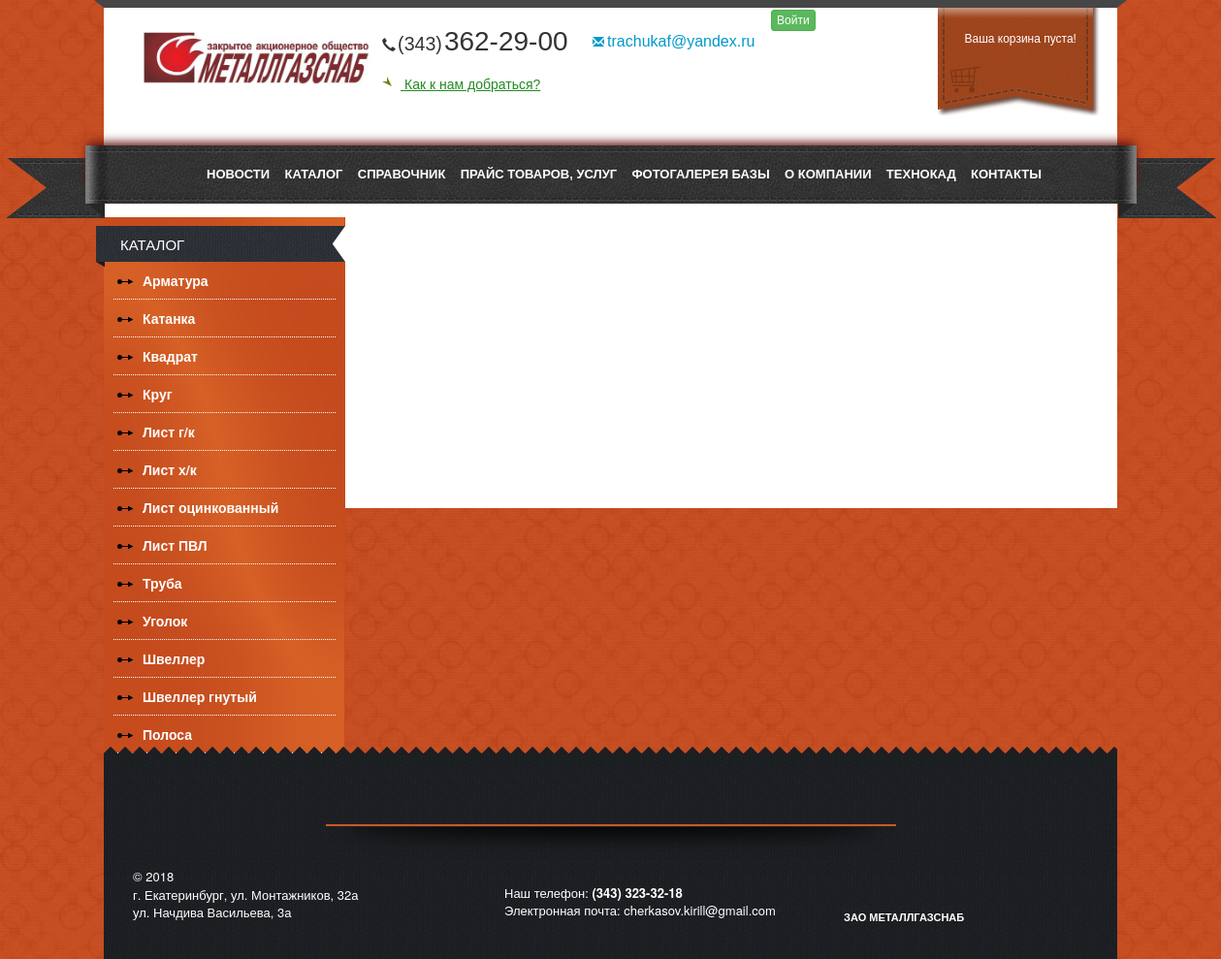
The page / on the database its author committed.
### mainapp/models.py (models this page shows, shortened)
class TopMenu(models.Model):
    name = models.CharField(max_length=32, verbose_name="Наименовение")
    slug = models.SlugField(unique=True, verbose_name="Ссылка")
    visible = models.BooleanField(default=True, verbose_name="Видимость")
    desc = HTMLField(blank=True, null=True, verbose_name="Наполнение")
    image = models.ImageField(blank=True, null=True, verbose_name="Изображение")
    system = models.BooleanField(default=False, verbose_name="Системное")

class Organization(models.Model):
    logo = models.ImageField(upload_to='logo')
    phone = models.CharField(max_length=64, blank=True, null=True)
    phone_prefix = models.CharField(max_length=10, blank=True, null=True)
    email = models.CharField(max_length=256, blank=True, null=True)
    contact_text = models.CharField(max_length=128, blank=True, null=True)
    footer_email = models.EmailField(blank=True, null=True)
    footer_desc = models.TextField(blank=True, null=True)
    footer_phone = models.CharField(max_length=64, blank=True, null=True)
    name = models.CharField(max_length=64, blank=True, null=True)

class Category(models.Model):
    name = models.CharField(max_length=128, unique=True, verbose_name="Наименование")
    desc = HTMLField(blank=True, null=True, verbose_name="Описание")
    image = models.ImageField(upload_to='category', blank=True, null=True, verbose_name="Изображение")
    related = models.ManyToManyField('self', blank=True, verbose_name="Сопутствующие категории")
    is_active = models.BooleanField(blank=True, default=True, verbose_name='Активна')

### mainapp/views.py (the view)
# urls.py: path('', index),
def index(request):
    context = get_common_context()
    return render(request, 'index.html', context)

### mainapp/views.py (called while the page is built)
def get_common_context():
    categories = Category.objects.all()
    menu_list = TopMenu.objects.all()
    organization = Organization.objects.all()[0]
    return {'organization': organization, 'menu_list': menu_list, 'categories': categories}

### templates/index.html
{% extends 'base.html' %}
{% load staticfiles %}

### templates/base.html (shortened to what this page needs)
{% load staticfiles %}
<!DOCTYPE html>
<html lang="en">
<head>
    {% block styles %}
        <link rel="stylesheet" href="{% static "css/base.css" %}"/>
        <link rel="stylesheet" href="{% static "css/bootstrap.min.css" %}"/>
    {% endblock %}
</head>
<body>
<div class="wrap">
    <div class="header">
        <div class="header-topper">
            <span class="lside"></span>
            <span class="rside"></span>
        </div>
        <div class="main_menu">
            <div class="bg">
                <span class="lside"></span>
                <div class="aligner">
                    <ul>
                        {% for menu in menu_list %}
                            {% if menu.visible %}
                                <li>
                                    <a href="/{{ menu.slug }}/">{{ menu.name|upper }}</a>
                                </li>
                            {% endif %}
                        {% endfor %}
                    </ul>
                </div>
                <span class="rside"></span>
            </div>
        </div>
        <div class="aligner">
            <div class="bg">
                <div class="header-blocks">
                    <div class="item first">
                            <span>
                                <div class="logo">
                                    <a href="/">
                                        <img alt="MGS" src="{{ organization.logo.url }}"/>
                                    </a>
                                </div>
                            </span>
                    </div>
                    <div class="item second">
                            <span>
                                <div class="head-text">
                                    <span class="glyphicon glyphicon-earphone"></span><span>({{ organization.phone_prefix }})</span>{{ organization.phone }}
                                </div>
                                <br/>
                                <div>
                                    <a href="/contact/">
                                        <i class="ico ico-navigate"></i>
                                        {{ organization.contact_text|capfirst }}
                                    </a>
                                </div>
                            </span>
                    </div>
                    <div class="item third">
                            <span>
                                <div class="email">
                                    <a class="blue" href="mailto:{{ organization.email }}">
                                        <span class="glyphicon glyphicon-envelope"
                                              style="font-size: 12px; margin-right: 3px;"></span>{{ organization.email }}
                                    </a>
                                </div>
                            </span>
                    </div>
                    <div class="item fourth" style="width: 264px">
                        {% if not user.is_authenticated %}
                            <a href="/user/login/">
                                <button type="button" id="login" class="btn btn-success btn-xs">
                                    Войти
                                </button>
                            </a>
                        {% endif %}
                    </div>
                    <div class="item last" id="header-card">
                            <span style="padding-left: 15px;">
                                <div class="box cart_box">
                                    <div class="basket">
                                        Ваша корзина пуста!
                                    </div>
                                </div>
                            </span>
                    </div>
                </div>
            </div>
        </div>
    </div>
    <div class="bgr">
        <div class="aligner">
            <div class="main">
                <aside class="left">
                    <div class="box catalog">
                        <div class="title">
                            <span><a href="/catalog/">Каталог</a></span>
                        </div>
                        <div class="inner">
                            <ul class="menu">
                                {% for category in categories %}
                                    <li><span><a
                                            href="/category/{{ category.id }}">{{ category.name | capfirst }}</a></span>
                                    </li>
                                {% endfor %}
                            </ul>
                        </div>
                    </div>
                </aside>
            </div>
        </div>
    </div>
    <div class="spacer"></div>
    <div class="footer">
        <div class="bgr">
            <div class="inner">
                <div class="aligner">
                    <div class="shadow"></div>
                    <div class="footer-left">&copy; {% now "Y" %}<br/>{{ organization.footer_desc|safe }}</div>
                    <div class="footer-center">Наш телефон:
                        <b>({{ organization.phone_prefix }}) {{ organization.footer_phone }}</b><br/>
                        Электронная почта: <a
                                href="mailto:{{ organization.footer_email }}">{{ organization.footer_email }}</a>
                    </div>
                    <div class="footer-sticker"></div>
                    <div class="footer-create"><b><a href="/">{{ organization.name | upper }}</a></b>
                    </div>
                </div>
            </div>
        </div>
    </div>
</div>
</body>
</html>

### rows shown on the page
TopMenu: name "НОВОСТИ"
TopMenu: name "КАТАЛОГ"
TopMenu: name "СПРАВОЧНИК"
TopMenu: name "ПРАЙС ТОВАРОВ, УСЛУГ"
TopMenu: name "ФОТОГАЛЕРЕЯ БАЗЫ"
TopMenu: name "О КОМПАНИИ"
TopMenu: name "ТЕХНОКАД"
TopMenu: name "КОНТАКТЫ"
Organization: logo (picture), phone_prefix "343", phone "362-29-00", contact_text "Как к нам добраться?", email "trachukaf@yandex.ru", footer_desc "г. Екатеринбург, ул. Монтажников, 32а ул. Начдива Васильева, 3а", footer_phone "323-32-18", footer_email "cherkasov.kirill@gmail.com", name "ЗАО МЕТАЛЛГАЗСНАБ"
Category: name "Арматура"
Category: name "Катанка"
Category: name "Квадрат"
Category: name "Круг"
Category: name "Лист г/к"
Category: name "Лист х/к"
Category: name "Лист оцинкованный"
Category: name "Лист ПВЛ"
Category: name "Труба"
Category: name "Уголок"
Category: name "Швеллер"
Category: name "Швеллер гнутый"
Category: name "Полоса"
